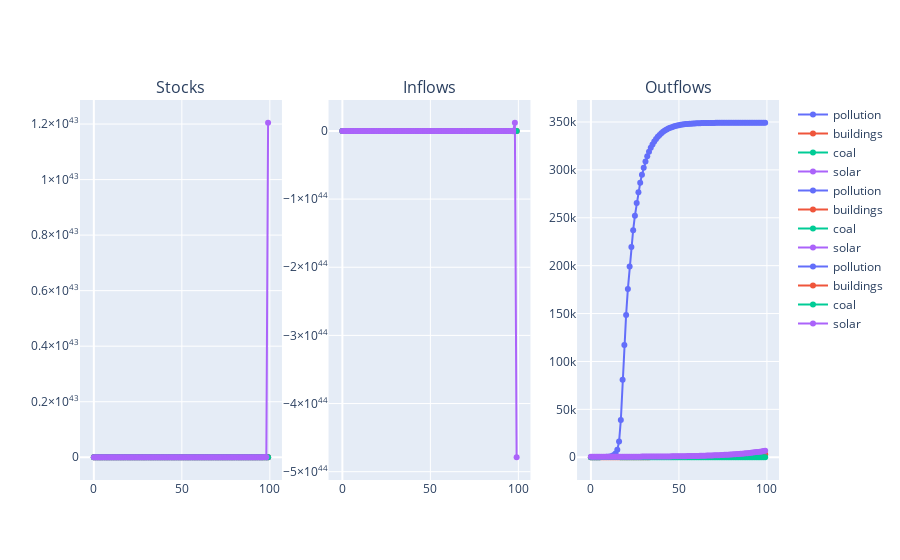

Source (notebook cell):
### Code cell
stocks, inflows, outflows, time = run_sim(t=100)
res = [stocks, inflows, outflows]
plot_simulation(res, log=False)
